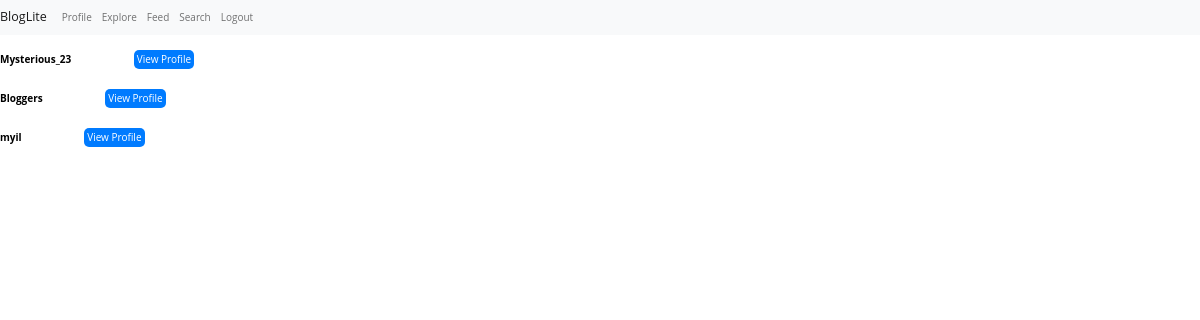
Page /Nithesh/followers (signed in) on the committed database.
### applications/models.py (models this page shows, shortened)
class User(db.Model, UserMixin):
    __tablename__ = 'user'
    __searchable__ = ['username']
    id = db.Column(db.Integer, primary_key=True, autoincrement=True, unique=True)
    username = db.Column(db.String, unique=True, nullable=False)
    f_name = db.Column(db.String, nullable=False)
    l_name = db.Column(db.String)
    email = db.Column(db.String, unique=True, nullable=False)
    password = db.Column(db.String, nullable=False)
    about_me = db.Column(db.String(140), default="")
    imgProfile = db.Column(db.String(300))
    posts = db.relationship('Post', backref='author', lazy='dynamic', passive_deletes=True)
    posts_liked = db.relationship('Likes', backref='user', lazy='dynamic', passive_deletes=True)
    followed = db.relationship(
        'User', secondary=followers,
        primaryjoin=(followers.c.follower_id == id),
        secondaryjoin=(followers.c.followed_id == id),
        backref=db.backref('followers', lazy='dynamic'), lazy='dynamic', passive_deletes=True)
    comment = db.relationship('Comments', backref='author', lazy='dynamic', passive_deletes=True)
    def following(self):
        return User.query.filter((followers.c.follower_id == User.id)).filter(
            followers.c.followed_id == self.id)

### applications/controllers.py (the view)
@app.route('/<username>/followers', methods=['GET', 'POST'])
@login_required
def all_followers(username):
    user = User.query.filter_by(username=username).first_or_404()
    return render_template('followers.html', users=user.following())

### applications/controllers.py (called while the page is built)
@login_manager.user_loader
def load_user(id):
    return User.query.get(int(id))

### templates/followers.html (shortened to what this page needs)
{% extends 'base.html' %}
{% block body %}
        {% for user in users  %}
                <br>
                <b><a style=" text-decoration: none ; color: black" href="{{ url_for('profile', username=user.username) }}">{{ user.username }}</b></a>
                <a href="{{ url_for('profile', username=user.username) }}" class="button-link">View Profile</a>
        {% endfor %}
{% endblock %}

### static/styles.css (style rules this page uses)
:root { font-size: 10px; }
body { font-family: "Open Sans", Arial, sans-serif; min-height: 100vh; background-image: url("templates/black.jpg"); color: #262626; padding-bottom: 3rem; }

### templates/followers.html (style rules this page uses)
body { background-image: ; }
.button-link { display: inline-block; padding: 2px 3px; background-color: #007bff; color: #fff; text-align: center; text-decoration: none; border-radius: 5px; margin-bottom: 20px; border: none; cursor: pointer; margin-left: 5%; font-size: 10px; }

### rows in the picture
User: username "Mysterious_23"
User: username "Bloggers"
User: username "myil"
